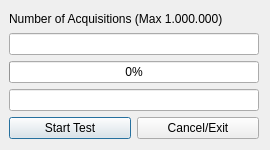
<?xml version="1.0" encoding="UTF-8"?>
<ui version="4.0">
 <class>QPerformanceTestDialog</class>
 <widget class="QDialog" name="QPerformanceTestDialog">
  <property name="geometry">
   <rect>
    <x>0</x>
    <y>0</y>
    <width>270</width>
    <height>150</height>
   </rect>
  </property>
  <property name="windowTitle">
   <string>Performance Test</string>
  </property>
  <property name="windowIcon">
   <iconset>
    <normaloff>CsTestQt.ico</normaloff>CsTestQt.ico</iconset>
  </property>
  <layout class="QVBoxLayout" name="verticalLayout">
   <property name="leftMargin">
    <number>9</number>
   </property>
   <item>
    <widget class="QLabel" name="label">
     <property name="text">
      <string>Number of Acquisitions (Max 1.000.000)</string>
     </property>
    </widget>
   </item>
   <item>
    <widget class="QLineEdit" name="txtNbrAcquisitions">
     <property name="inputMask">
      <string/>
     </property>
    </widget>
   </item>
   <item>
    <widget class="QProgressBar" name="pbarProgress">
     <property name="value">
      <number>0</number>
     </property>
    </widget>
   </item>
   <item>
    <widget class="QLineEdit" name="txtResult">
     <property name="alignment">
      <set>Qt::AlignCenter</set>
     </property>
     <property name="readOnly">
      <bool>true</bool>
     </property>
    </widget>
   </item>
   <item>
    <layout class="QHBoxLayout" name="horizontalLayout">
     <item>
      <widget class="QPushButton" name="btnStart">
       <property name="text">
        <string>Start Test</string>
       </property>
      </widget>
     </item>
     <item>
      <widget class="QPushButton" name="btnExit">
       <property name="text">
        <string>Cancel/Exit</string>
       </property>
      </widget>
     </item>
    </layout>
   </item>
  </layout>
 </widget>
 <layoutdefault spacing="6" margin="11"/>
 <resources>
  <include location="cstestqt.qrc"/>
 </resources>
 <connections>
  <connection>
   <sender>btnExit</sender>
   <signal>clicked()</signal>
   <receiver>QPerformanceTestDialog</receiver>
   <slot>s_Close()</slot>
   <hints>
    <hint type="sourcelabel">
     <x>177</x>
     <y>141</y>
    </hint>
    <hint type="destinationlabel">
     <x>134</x>
     <y>81</y>
    </hint>
   </hints>
  </connection>
  <connection>
   <sender>btnStart</sender>
   <signal>clicked()</signal>
   <receiver>QPerformanceTestDialog</receiver>
   <slot>s_DoTest()</slot>
   <hints>
    <hint type="sourcelabel">
     <x>97</x>
     <y>141</y>
    </hint>
    <hint type="destinationlabel">
     <x>134</x>
     <y>81</y>
    </hint>
   </hints>
  </connection>
 </connections>
 <slots>
  <slot>s_DoTest()</slot>
  <slot>s_Close()</slot>
 </slots>
</ui>
